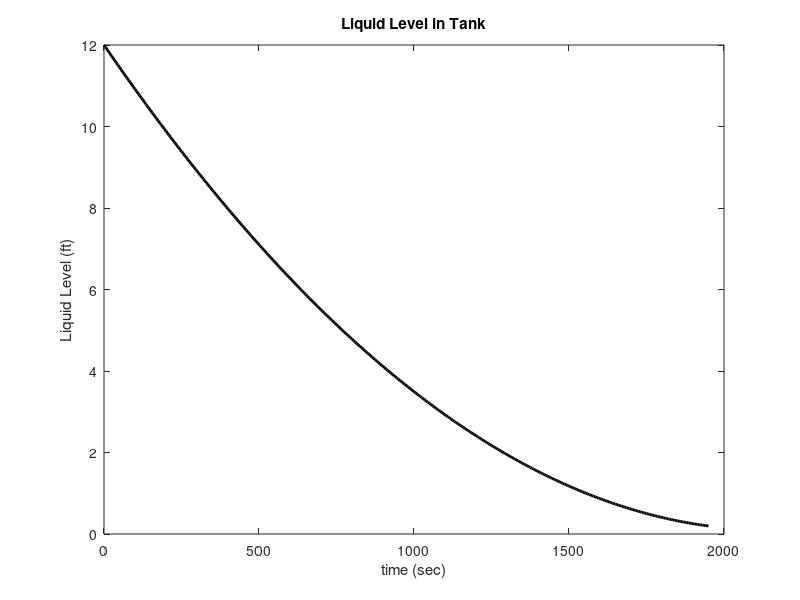

This chart was generated by the following MATLAB code:
clear; close all; clc; commandwindow; 

DeltaT = input('Value for DeltaT: '); 
r = 5; 
D = 0.2; 

Level(1) = 12;  % Initial Liquid Level 

Volume = pi*r^2*Level(1); % Initial Volume in ft^3 

Flow_Out = pi*(D/2)^2*sqrt(2*32.2*(Level(1)- D/2)); % Initial Flow Rate ft^3/sec 

k = 1; 

while Level(k) > D     
    
    Volume = Volume - Flow_Out*DeltaT;     
    Level(k + 1) = Volume/(pi*r^2);     
    Flow_Out = pi*(D/2)^2*sqrt(2*32.2*(Level(k + 1)- D/2));       
    k = k + 1; 

end

t = 0:DeltaT:(length(Level)-1)*DeltaT; 

plot(t,Level,'k-','LineWidth',2); 
xlabel('time (sec)'); 
ylabel('Liquid Level (ft)'); 
title('Liquid Level in Tank') 

fprintf('Final Time:  %0.1f seconds \n',t(end)); 
fprintf('Final Liquid Level: %0.2f ft \n',Level(end));